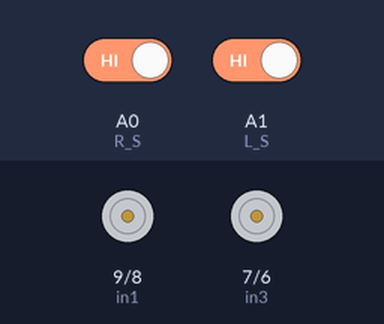
The sketch below on a simulated Arduino Uno, built with avr-gcc and run on an emulated ATmega328P. Parts: motor-driver pin pairs drawn as motors (green arrow = first pin HIGH = forward, orange = second pin HIGH = backward, longer = more drive, scaled by the enable pin). The inputs (shaded band) are chosen by the test bench; at power-on: A0 (R_S) HIGH, A1 (L_S) HIGH.

Above: at 2.2 s.
2.3 s: A0 (R_S) driven LOW
At 2.8 s:
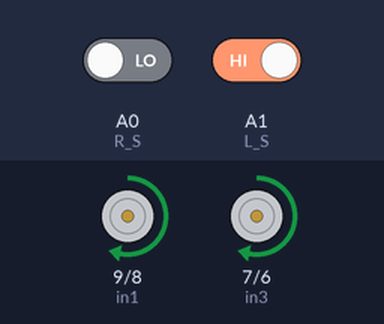
3.8 s: A1 (L_S) driven LOW
At 5.0 s:
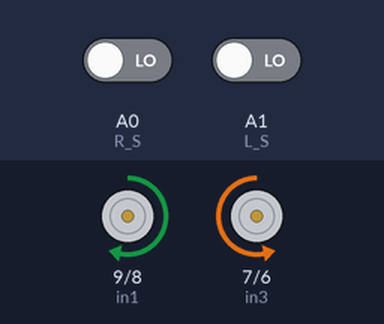
5.3 s: A0 (R_S) driven HIGH
At 6.3 s:
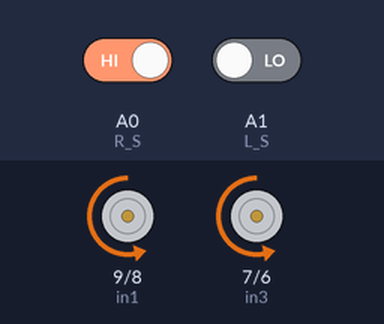
6.8 s: A1 (L_S) driven HIGH
At 7.5 s:
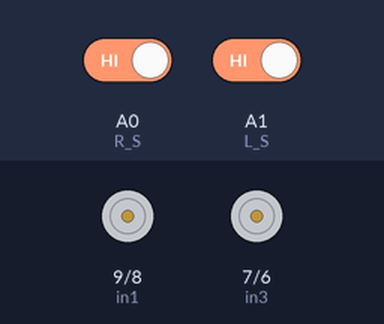
Timing chart, 0 to 9.3 s (numbered marks = the images above; inputs shaded):
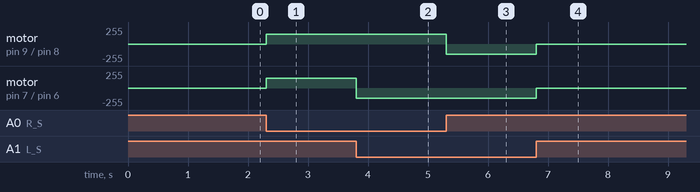

The sketch:

LineFollowerRobot.ino.ino
```cpp
#define enA 10 // Enable1 L298 Pin enA
#define in1 9  // Motor1 L298 Pin in1
#define in2 8  // Motor1 L298 Pin in2
#define in3 7  // Motor2 L298 Pin in3
#define in4 6  // Motor2 L298 Pin in4
#define enB 5  // Enable2 L298 Pin enB

#define R_S A0 // IR sensor Right
#define L_S A1 // IR sensor Left

void setup() {
  // Initialize pins
  pinMode(R_S, INPUT); // Declare IR sensor as input
  pinMode(L_S, INPUT); // Declare IR sensor as input

  pinMode(enA, OUTPUT); // Declare as output for L298 Pin enA
  pinMode(in1, OUTPUT); // Declare as output for L298 Pin in1
  pinMode(in2, OUTPUT); // Declare as output for L298 Pin in2
  pinMode(in3, OUTPUT); // Declare as output for L298 Pin in3
  pinMode(in4, OUTPUT); // Declare as output for L298 Pin in4
  pinMode(enB, OUTPUT); // Declare as output for L298 Pin enB

  // Set motor speeds
  analogWrite(enA, 150); // Set speed for Motor1
  analogWrite(enB, 150); // Set speed for Motor2
  delay(1000);           // Short delay before entering main loop
}

void loop() {
  // Check IR sensor readings and perform corresponding actions
  if ((digitalRead(R_S) == 0) && (digitalRead(L_S) == 0)) {
    forward(); // Both sensors detect white, move forward
  } else if ((digitalRead(R_S) == 1) && (digitalRead(L_S) == 0)) {
    turnRight(); // Right sensor detects black, turn right
  } else if ((digitalRead(R_S) == 0) && (digitalRead(L_S) == 1)) {
    turnLeft(); // Left sensor detects black, turn left
  } else if ((digitalRead(R_S) == 1) && (digitalRead(L_S) == 1)) {
    stopMotors(); // Both sensors detect black, stop
  }
}

void forward() {
  // Move forward
  digitalWrite(in1, HIGH);
  digitalWrite(in2, LOW);
  digitalWrite(in3, LOW);
  digitalWrite(in4, HIGH);
}

void turnRight() {
  // Turn right
  digitalWrite(in1, LOW);
  digitalWrite(in2, HIGH);
  digitalWrite(in3, LOW);
  digitalWrite(in4, HIGH);
}

void turnLeft() {
  // Turn left
  digitalWrite(in1, HIGH);
  digitalWrite(in2, LOW);
  digitalWrite(in3, HIGH);
  digitalWrite(in4, LOW);
}

void stopMotors() {
  // Stop motors
  digitalWrite(in1, LOW);
  digitalWrite(in2, LOW);
  digitalWrite(in3, LOW);
  digitalWrite(in4, LOW);
}
```

Measured:
- after the input at 2.3 s, motor on pin 9 (in1) / pin 8 (in2), motor on pin 7 (in3) / pin 6 (in4): stopped → forward 150/255 at once
- after the input at 3.8 s, motor on pin 7 (in3) / pin 6 (in4): forward 150/255 → backward 150/255 at once
- after the input at 5.3 s, motor on pin 9 (in1) / pin 8 (in2): forward 150/255 → backward 150/255 at once
- after the input at 6.8 s, motor on pin 9 (in1) / pin 8 (in2), motor on pin 7 (in3) / pin 6 (in4): backward 150/255 → stopped at once
